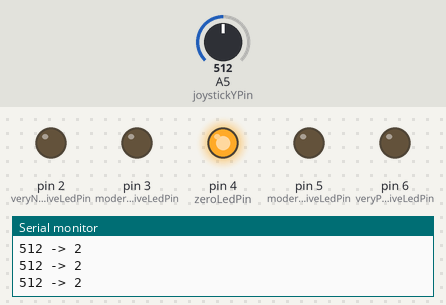
This sketch was run on a simulated Arduino Uno, built with avr-gcc and run on an emulated ATmega328P. Shown: output pins drawn as LEDs (lit = HIGH), the last lines printed to the serial monitor. The test bench sets the inputs (shaded band); at power-on: A5 (joystickYPin) = 512.

Above: at 1.2 s.
1.3 s: A5 (joystickYPin) set to 499
4.3 s: A5 (joystickYPin) set to 477
At 5.2 s:
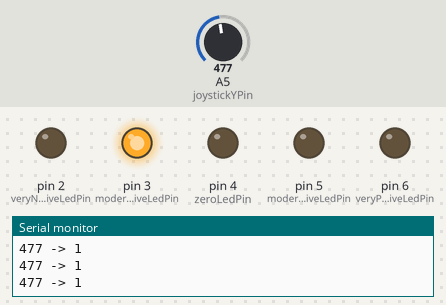
5.8 s: A5 (joystickYPin) set to 511
At 6.3 s:
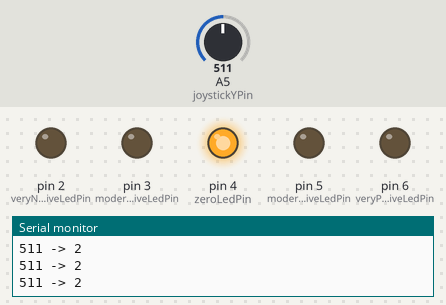
7.3 s: A5 (joystickYPin) set to 0
At 8.3 s:
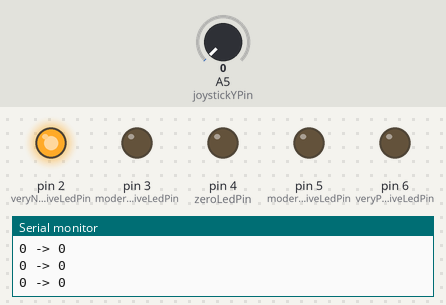
8.8 s: A5 (joystickYPin) set to 228
11.8 s: A5 (joystickYPin) set to 255
At 12.1 s:
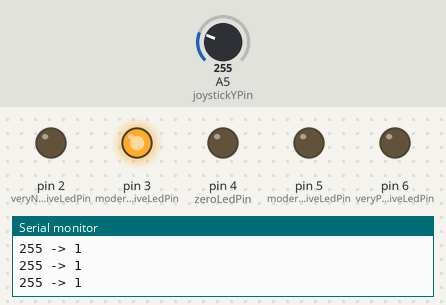
Timing chart, 0 to 14.3 s (numbered marks = the images above; inputs shaded):
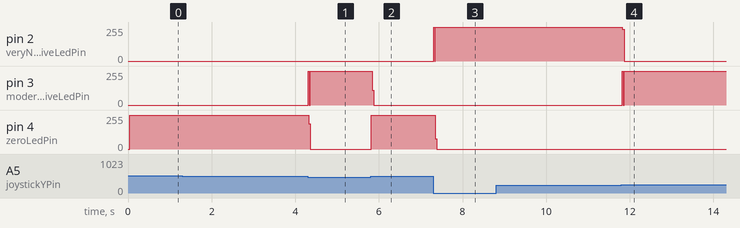

Measured:
- the behaviour switches between 490 and 489 on A5 (joystickYPin) (found by bisection; images 0 and 1)
- the behaviour switches between 244 and 245 on A5 (joystickYPin) (found by bisection; images 3 and 4)
- after the input at 4.3 s, pin 3 (moderatelyNegativeLedPin): 0/255 → 255/255 at once; pin 4 (zeroLedPin): 255/255 → 0/255 at once
- after the input at 5.8 s, pin 3 (moderatelyNegativeLedPin): 255/255 → 0/255 at once; pin 4 (zeroLedPin): 0/255 → 255/255 at once
- after the input at 7.3 s, pin 2 (veryNegativeLedPin): 0/255 → 255/255 at once; pin 4 (zeroLedPin): 255/255 → 0/255 at once
- after the input at 11.8 s, pin 2 (veryNegativeLedPin): 255/255 → 0/255 at once; pin 3 (moderatelyNegativeLedPin): 0/255 → 255/255 at once

The sketch:

joystick5LedsSwitchCase.ino
```cpp
// Joystick
int joystickYPin = A5;
int joystickYValue = 0;

// Leds
int veryNegativeLedPin = 2;
int moderatelyNegativeLedPin = 3;
int zeroLedPin = 4;
int moderatelyPositiveLedPin = 5;
int veryPositiveLedPin = 6;

void setup()
{
  // Déclare la broche de sortie en Y du joystick comme une entrée
  pinMode(joystickYPin, INPUT);
  // Déclare toutes les broches des leds commme des sorties
  pinMode(veryNegativeLedPin, OUTPUT);
  pinMode(moderatelyNegativeLedPin, OUTPUT);
  pinMode(zeroLedPin, OUTPUT);
  pinMode(moderatelyPositiveLedPin, OUTPUT);
  pinMode(veryPositiveLedPin, OUTPUT);

  // Prépare le port USB pour envoyer du texte à l'ordinateur, 9600 bauds
  Serial.begin(9600);
}

void loop()
{
  // Lis la valeur (0 à 1023) du joystick en Y
  joystickYValue = analogRead(joystickYPin);
  // Transforme la valeur [0, 1023] en [0, 4]
  int joystickYValue0to4 = map(joystickYValue, 0, 980, 0, 4);
  String message = String(joystickYValue) + String(" -> ") + String(joystickYValue0to4);
  Serial.println(message);

  digitalWrite(veryNegativeLedPin, LOW);
  digitalWrite(moderatelyNegativeLedPin, LOW);
  digitalWrite(zeroLedPin, LOW);
  digitalWrite(moderatelyPositiveLedPin, LOW);
  digitalWrite(veryPositiveLedPin, LOW);
  // Allume la led appropriée
  switch (joystickYValue0to4)
  {
    case 0:
      digitalWrite(veryNegativeLedPin, HIGH);
      break;
     case 1:
      digitalWrite(moderatelyNegativeLedPin, HIGH);
      break;
     case 2:
      digitalWrite(zeroLedPin, HIGH);
      break;
     case 3:
      digitalWrite(moderatelyPositiveLedPin, HIGH);
      break;
     case 4:
      digitalWrite(veryPositiveLedPin, HIGH);
      break;
  }
}
```
